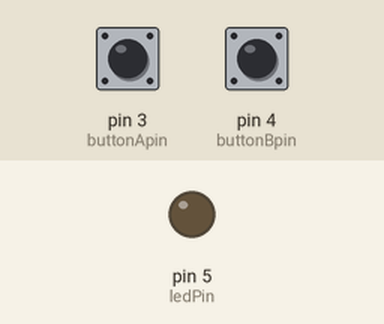
A sketch run on a simulated Arduino Uno, built with avr-gcc and run on an emulated ATmega328P. Parts: output pins drawn as LEDs (lit = HIGH). Inputs (shaded band) come from the test bench; at power-on: pin 3 (buttonApin) HIGH, pin 4 (buttonBpin) HIGH.

Above: at 1.2 s.
1.3 s: pin 3 (buttonApin) pulled LOW for 0.15 s
At 1.7 s:
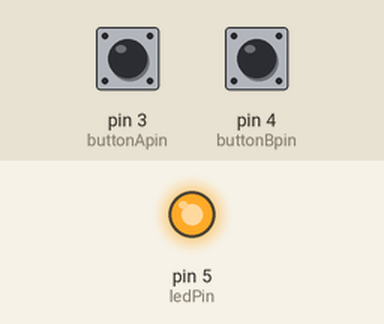
2.9 s: pin 4 (buttonBpin) pulled LOW for 0.15 s
At 4.1 s:
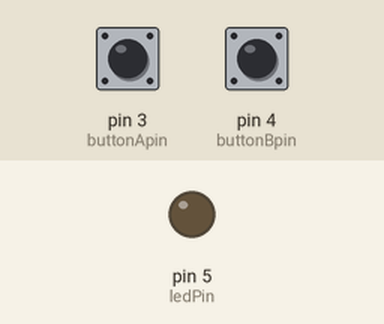
4.5 s: pin 3 (buttonApin) pulled LOW for 1 s
At 5.4 s:
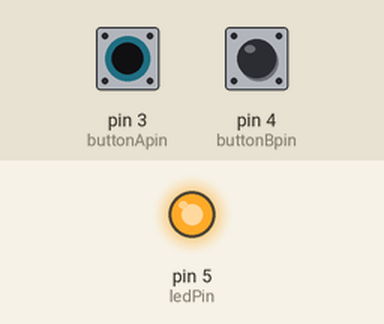
7.0 s: pin 3 (buttonApin) driven LOW and pin 4 (buttonBpin) driven LOW
At 7.5 s:
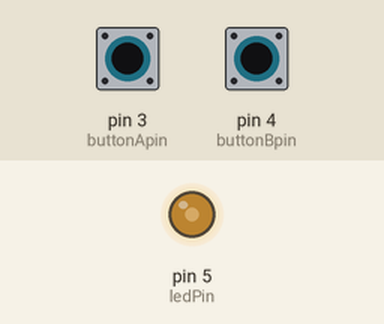
8.5 s: pin 4 (buttonBpin) driven HIGH
At 9.4 s:
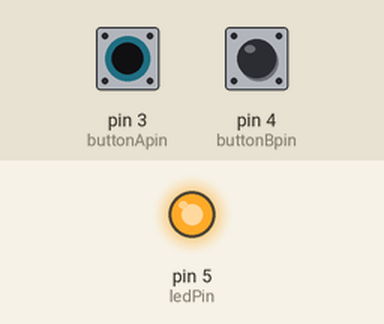
Timing chart, 0 to 11.0 s (numbered marks = the images above; inputs shaded):
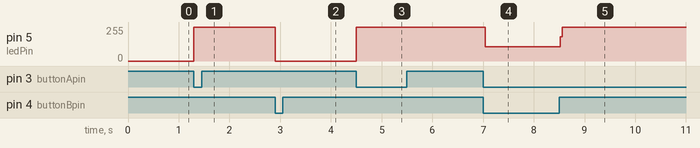

The sketch:

Digital_Inputs_WM01.ino
```cpp
//www.elegoo.com
//2016.12.08

int ledPin = 5; //D3
int buttonApin = 3; //D6
int buttonBpin = 4; //D7

byte leds = 0;

void setup()
{
  pinMode(ledPin, OUTPUT);
  pinMode(buttonApin, INPUT_PULLUP);
  pinMode(buttonBpin, INPUT_PULLUP);
}

void loop()
{
  if (digitalRead(buttonApin) == LOW)
  {
    digitalWrite(ledPin, HIGH);
  }
  if (digitalRead(buttonBpin) == LOW)
  {
    digitalWrite(ledPin, LOW);
  }
}
```

Measured:
- after the input at 1.3 s, pin 5 (ledPin): 0/255 → 255/255 at once
- after the input at 2.9 s, pin 5 (ledPin): 255/255 → 0/255 at once
- after the input at 4.5 s, pin 5 (ledPin): 0/255 → 255/255 at once
- after the input at 7.0 s, pin 5 (ledPin): 255/255 → 108/255 at once
- after the input at 8.5 s, pin 5 (ledPin): 108/255 → 255/255 at once
